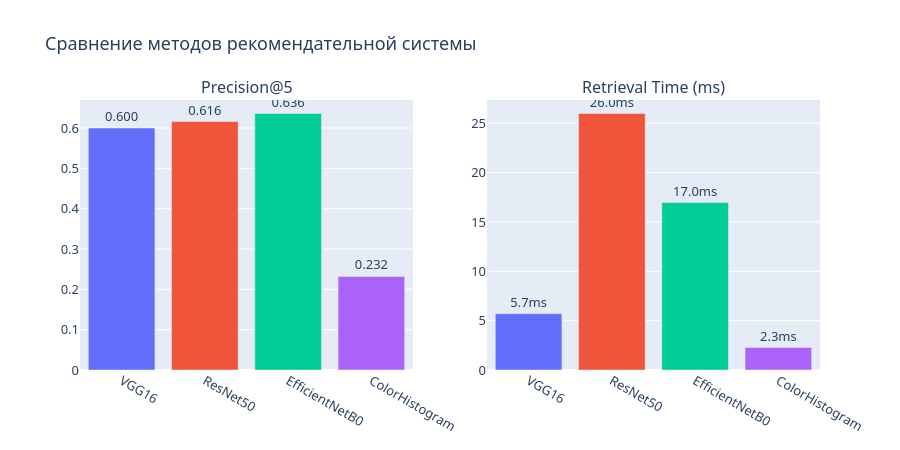

The notebook cell saved with this chart:
### Code cell
# Визуализация сравнения
fig = make_subplots(
    rows=1, cols=2,
    subplot_titles=[f'Precision@{N_RECOMMENDATIONS}', 'Retrieval Time (ms)']
)

models = comparison_df['Модель'].tolist()
precisions = comparison_df[f'Precision@{N_RECOMMENDATIONS} (mean)'].tolist()
times = comparison_df['Retrieval Time (ms)'].tolist()
colors = ['#636EFA', '#EF553B', '#00CC96', '#AB63FA']

fig.add_trace(
    go.Bar(x=models, y=precisions, marker_color=colors, name='Precision', text=[f"{p:.3f}" for p in precisions], textposition='outside'),
    row=1, col=1
)
fig.add_trace(
    go.Bar(x=models, y=times, marker_color=colors, name='Time', text=[f"{t:.1f}ms" for t in times], textposition='outside'),
    row=1, col=2
)

fig.update_layout(
    title_text="Сравнение методов рекомендательной системы",
    showlegend=False,
    width=900, height=450,
    font=dict(family="Segoe UI", size=13)
)
fig.show()

### Figure 1 — Plotly figure (JSON) as saved in the notebook; plotly's stock layout.template omitted (floating-point values rounded to 4 significant figures)
{"data": [{"marker": {"color": ["#636EFA", "#EF553B", "#00CC96", "#AB63FA"]}, "name": "Precision", "text": ["0.600", "0.616", "0.636", "0.232"], "textposition": "outside", "type": "bar", "x": ["VGG16", "ResNet50", "EfficientNetB0", "ColorHistogram"], "xaxis": "x", "y": [0.6, 0.616, 0.636, 0.232], "yaxis": "y"}, {"marker": {"color": ["#636EFA", "#EF553B", "#00CC96", "#AB63FA"]}, "name": "Time", "text": ["5.7ms", "26.0ms", "17.0ms", "2.3ms"], "textposition": "outside", "type": "bar", "x": ["VGG16", "ResNet50", "EfficientNetB0", "ColorHistogram"], "xaxis": "x2", "y": [5.71, 25.99, 16.96, 2.28], "yaxis": "y2"}], "layout": {"annotations": [{"font": {"size": 16}, "showarrow": false, "text": "Precision@5", "x": 0.225, "xanchor": "center", "xref": "paper", "y": 1, "yanchor": "bottom", "yref": "paper"}, {"font": {"size": 16}, "showarrow": false, "text": "Retrieval Time (ms)", "x": 0.775, "xanchor": "center", "xref": "paper", "y": 1, "yanchor": "bottom", "yref": "paper"}], "font": {"family": "Segoe UI", "size": 13}, "height": 450, "showlegend": false, "title": {"text": "Сравнение методов рекомендательной системы"}, "width": 900, "xaxis": {"anchor": "y", "domain": [0, 0.45]}, "xaxis2": {"anchor": "y2", "domain": [0.55, 1]}, "yaxis": {"anchor": "x", "domain": [0, 1]}, "yaxis2": {"anchor": "x2", "domain": [0, 1]}}}
